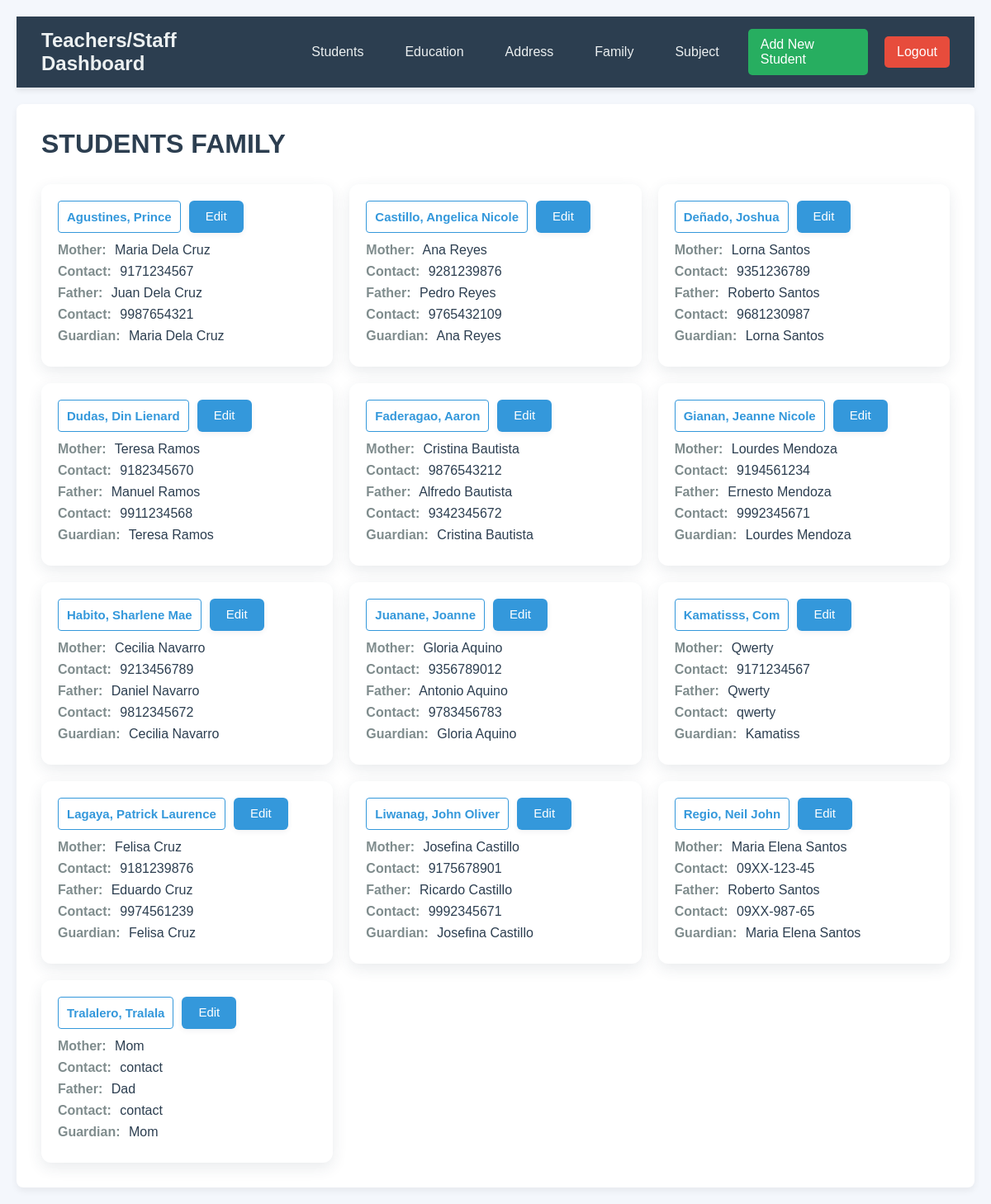
/family/ (signed in), run on the app's committed database.
### online_enrollment/models.py (models this page shows, shortened)
class FamilyBackground(models.Model):
    student = models.ForeignKey(
    StudentInformation,
    on_delete=models.CASCADE,
    null=True,  # allow NULL in DB
    blank=True  # allow empty in forms
    )
    mothers_name = models.CharField(max_length=100)
    mothers_contact = models.IntegerField(null=True)
    fathers_name = models.CharField(max_length=100)
    fathers_contact = models.IntegerField(null=True)
    guardian = models.CharField(max_length=100)
    class Meta:
        ordering = ['student']

class StudentInformation(models.Model):
    first_name = models.CharField(max_length=100)
    last_name = models.CharField(max_length=100)
    email = models.EmailField(max_length=100)
    student_id = models.IntegerField()
    gender = models.CharField(
        max_length=10,
        choices=[('Male', 'Male'), ('Female', 'Female'), ('Other', 'Other')],
        default=''
    )
    def __str__(self): # for showing names in the database
        return f"{self.last_name}, {self.first_name}"
    class Meta: # for making the data sorted alphabetically
        ordering = ["last_name"]

### online_enrollment/views.py (the view)
# urls.py: path('family/', views.family, name='family'),
@login_required(login_url='login_user')
def family(request):
    family = FamilyBackground.objects.all()
    return render(request, 'family.html', {'family':family})

### online_enrollment/templates/family.html (shortened to what this page needs)
{% extends "layout.html" %}
{% block content %}
<div class="page-header">
    <h1 class="section-header">STUDENTS FAMILY</h1>
</div>
<div class="students-grid">
    {% for x in family %}
    <div class="student-card">
        <div class="card-header">
            <div class="card-actions">
                <span class="student-badge">{{ x.student }}</span>
                <a href="{% url 'edit_family' x.id %}" class="btn btn-primary">Edit</a>
            </div>
        </div>
        <div class="info-row">
            <span class="info-label">Mother:</span>
            <span class="info-value">{{ x.mothers_name }}</span>
        </div>
        <div class="info-row">
            <span class="info-label">Contact:</span>
            <span class="info-value">{{ x.mothers_contact }}</span>
        </div>
        <div class="info-row">
            <span class="info-label">Father:</span>
            <span class="info-value">{{ x.fathers_name }}</span>
        </div>
        <div class="info-row">
            <span class="info-label">Contact:</span>
            <span class="info-value">{{ x.fathers_contact }}</span>
        </div>
        <div class="info-row">
            <span class="info-label">Guardian:</span>
            <span class="info-value">{{ x.guardian }}</span>
        </div>
    </div>
    {% empty %}
    <div class="empty-state">
        <p>No family data available.</p>
    </div>
    {% endfor %}
</div>
{% endblock %}

### online_enrollment/static/css/styles.css (style rules this page uses)
* { margin: 0; padding: 0; box-sizing: border-box; }
body { font-family: 'Arial', sans-serif; background-color: #f4f7fc; color: #333; padding: 20px; }
.page-header { margin-bottom:30px; }
.page-header h1 { font-size:32px; color:#2c3e50; }
.section-header { font-size: 18px; margin-bottom: 20px; color: #2c3e50; }
.students-grid { display:grid; grid-template-columns: repeat(auto-fill, minmax(300px, 1fr)); gap:20px; margin-top:20px; }
.student-card { background:#fff; padding:20px; border-radius:12px; box-shadow:0 6px 18px rgba(44,62,80,0.10); transition: transform .18s, box-shadow .18s; }
.card-header { display:flex; justify-content:space-between; align-items:center; margin-bottom:12px; }
.card-actions { display: flex; gap: 10px; }
.student-badge { background: none; color: #3498db; border: 1px solid #3498db; padding: 10px 10px; border-radius: 4px; font-weight: 600; font-size: 15px; }
.btn { padding: 10px 20px; border-radius: 6px; font-size: 15px; font-weight:500; cursor: pointer; box-shadow: 0 2px 6px rgba(44,62,80,0.07); transition: background .18s, transform .06s; text-decoration: none; display:inline-block; border: none; }
.btn-primary { background-color: #3498db; color: white; }
.info-row { margin-bottom:8px; }
.info-label { font-weight:700; color:#7f8c8d; margin-right:6px; }
.info-value { color:#2c3e50; }

### data on the page
FamilyBackground: student "Agustines, Prince", mothers_name "Maria Dela Cruz", mothers_contact "9171234567", fathers_name "Juan Dela Cruz", fathers_contact "9987654321", guardian "Maria Dela Cruz"
FamilyBackground: student "Castillo, Angelica Nicole", mothers_name "Ana Reyes", mothers_contact "9281239876", fathers_name "Pedro Reyes", fathers_contact "9765432109", guardian "Ana Reyes"
FamilyBackground: student "Deñado, Joshua", mothers_name "Lorna Santos", mothers_contact "9351236789", fathers_name "Roberto Santos", fathers_contact "9681230987", guardian "Lorna Santos"
FamilyBackground: student "Dudas, Din Lienard", mothers_name "Teresa Ramos", mothers_contact "9182345670", fathers_name "Manuel Ramos", fathers_contact "9911234568", guardian "Teresa Ramos"
FamilyBackground: student "Faderagao, Aaron", mothers_name "Cristina Bautista", mothers_contact "9876543212", fathers_name "Alfredo Bautista", fathers_contact "9342345672", guardian "Cristina Bautista"
FamilyBackground: student "Gianan, Jeanne Nicole", mothers_name "Lourdes Mendoza", mothers_contact "9194561234", fathers_name "Ernesto Mendoza", fathers_contact "9992345671", guardian "Lourdes Mendoza"
FamilyBackground: student "Habito, Sharlene Mae", mothers_name "Cecilia Navarro", mothers_contact "9213456789", fathers_name "Daniel Navarro", fathers_contact "9812345672", guardian "Cecilia Navarro"
FamilyBackground: student "Juanane, Joanne", mothers_name "Gloria Aquino", mothers_contact "9356789012", fathers_name "Antonio Aquino", fathers_contact "9783456783", guardian "Gloria Aquino"
FamilyBackground: student "Kamatisss, Com", mothers_name "Qwerty", mothers_contact "9171234567", fathers_name "Qwerty", fathers_contact "qwerty", guardian "Kamatiss"
FamilyBackground: student "Lagaya, Patrick Laurence", mothers_name "Felisa Cruz", mothers_contact "9181239876", fathers_name "Eduardo Cruz", fathers_contact "9974561239", guardian "Felisa Cruz"
FamilyBackground: student "Liwanag, John Oliver", mothers_name "Josefina Castillo", mothers_contact "9175678901", fathers_name "Ricardo Castillo", fathers_contact "9992345671", guardian "Josefina Castillo"
FamilyBackground: student "Regio, Neil John", mothers_name "Maria Elena Santos", mothers_contact "09XX-123-45", fathers_name "Roberto Santos", fathers_contact "09XX-987-65", guardian "Maria Elena Santos"
FamilyBackground: student "Tralalero, Tralala", mothers_name "Mom", mothers_contact "contact", fathers_name "Dad", fathers_contact "contact", guardian "Mom"
